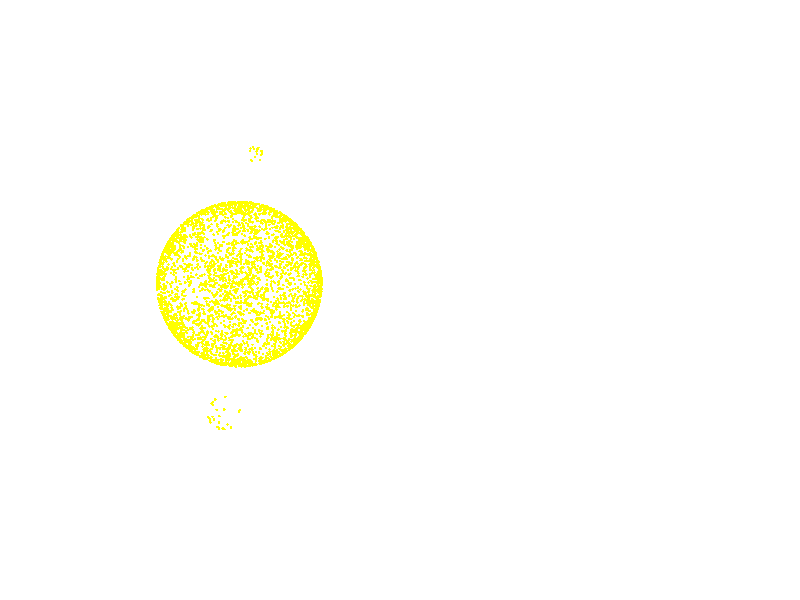

This figure's MATLAB source: (Note: this script raises an error after producing the figure.)
% test remove_outliers

clc;

addpath(genpath('../src'));
addpath('../data');


load('unit_sphere_4096_pts_with_outliers.mat');

h = figure;
subplot(121);
set(h,'Position',get(0,'ScreenSize'));
set(gcf,'Color',[0 0 0]);

marker = '.';
color = 'y';

plot3(P(:,1),P(:,2),P(:,3),marker,'Color',color,'MarkerEdgeColor',color,'MarkerFaceColor',color), hold on;
xlabel('X'), ylabel('Y'), zlabel('Z');
axis equal;
set(gca, 'Color', [0 0 0], 'XColor', [1 1 1], 'YColor', [1 1 1], 'ZColor', [1 1 1],'FontSize',16);
view(3);
title('Unit sphere 4096 points with outlier groups','Color',[1 1 1],'FontSize',16);

P = remove_outliers(P,31,2.5);

subplot(122);
plot3(P(:,1),P(:,2),P(:,3),marker,'Color',color,'MarkerEdgeColor',color,'MarkerFaceColor',color), hold on;
xlabel('X'), ylabel('Y'), zlabel('Z');
axis equal;
set(gca, 'Color', [0 0 0], 'XColor', [1 1 1], 'YColor', [1 1 1], 'ZColor', [1 1 1],'FontSize',16);
view(3);
title('Unit sphere 4096 points onces outliers removed','Color',[1 1 1],'FontSize',16);